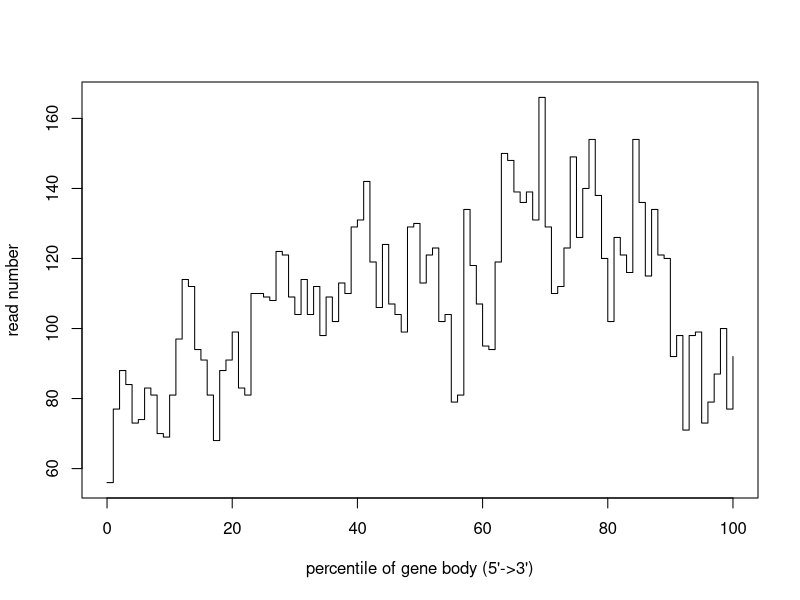

Reproduce this figure in R.
pdf('/Users/olgabotvinnik/workspace/rna-seq-diff-exprn/test-results/rseqc/LNCaP_3/rseqc.geneBodyCoverage.pdf')
x=0:100
y=c(56,77,88,84,73,74,83,81,70,69,81,97,114,112,94,91,81,68,88,91,99,83,81,110,110,109,108,122,121,109,104,114,104,112,98,109,102,113,110,129,131,142,119,106,124,107,104,99,129,130,113,121,123,102,104,79,81,134,118,107,95,94,119,150,148,139,136,139,131,166,129,110,112,123,149,126,140,154,138,120,102,126,121,116,154,136,115,134,121,120,92,98,71,98,99,73,79,87,100,77,92)
plot(x,y,xlab="percentile of gene body (5'->3')",ylab='read number',type='s')
dev.off()
